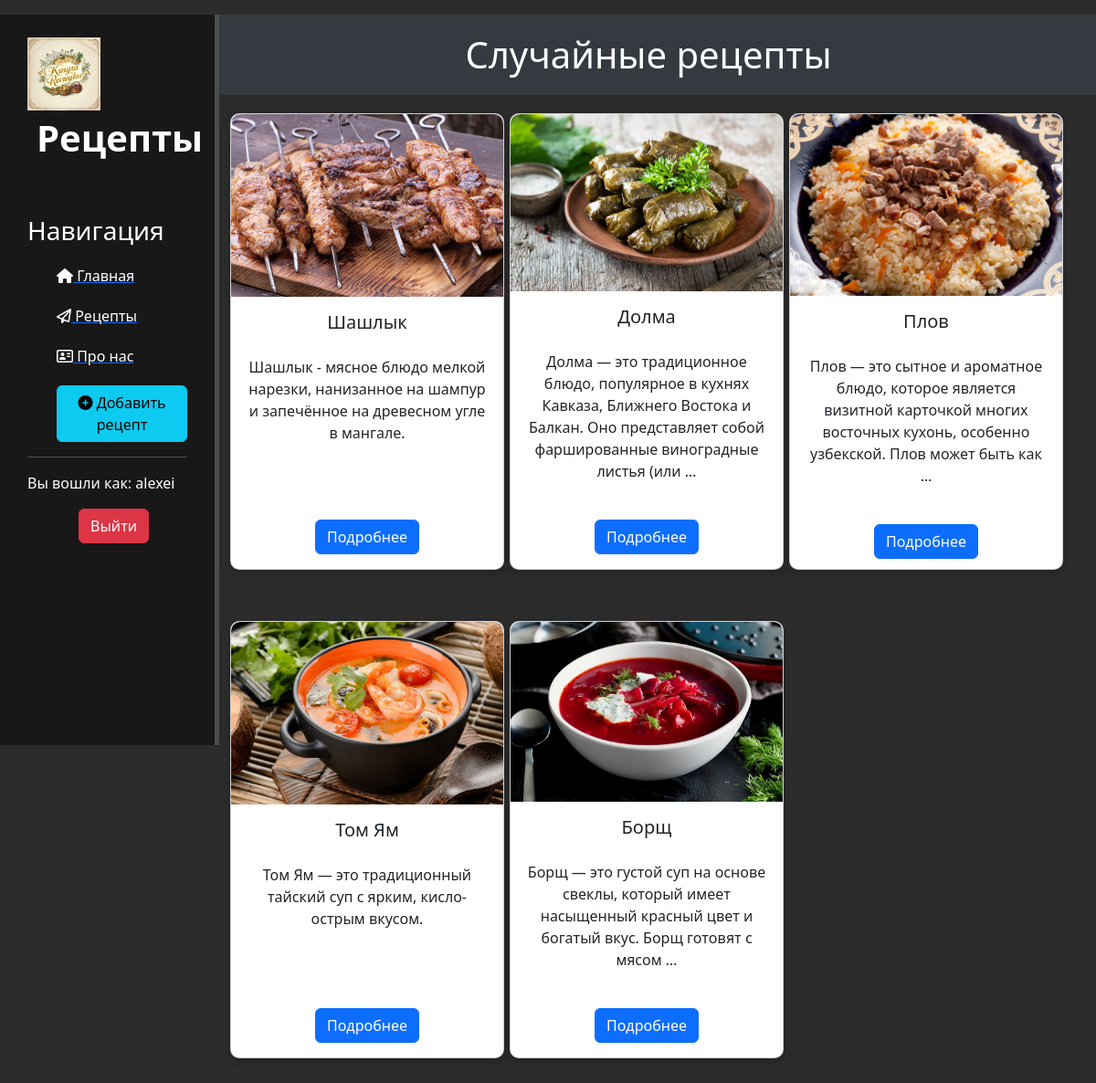
The app's page / (signed in) with its own data.
### recipes/models.py (models this page shows, shortened)
class Recipes(models.Model):
    title = models.CharField('Название', max_length=100)
    description = models.TextField('Описание', default='')
    steps = models.TextField('Шаги приготовления', default='')
    cooking_time = models.PositiveIntegerField('Время приготовления (мин)')
    ingredients = models.TextField('Ингредиенты', default='')
    image = models.ImageField('Изображение', upload_to='recipes/', blank=True, null=True)
    date = models.DateTimeField('Дата публикации', auto_now_add=True)
    author = models.ForeignKey(User, on_delete=models.CASCADE, verbose_name='Автор', default=1)
    class Meta:
        verbose_name = 'Рецепт'
        verbose_name_plural = 'Рецепты'

### main/views.py (the view)
# urls.py: path('', views.index, name='home'),
def index(request):
    all_recipes = list(Recipes.objects.all())
    random_recipes = random.sample(all_recipes, min(len(all_recipes), 5))
    data = {
        'title': 'Главная страница!',
        'random_recipes': random_recipes,  # Передаем в шаблон
    }
    return render(request, 'main/index.html', data)

### main/templates/main/index.html (shortened to what this page needs)
{% extends 'main/layout.html' %}
{% block content %}
<h1 class="random-recipes-title">Случайные рецепты</h1>
<div class="container">
    <div class="row">
        {% for recipe in random_recipes %}
        <div class="col-md-4">
            <div class="card">
                {% if recipe.image %}
                <img src="{{ recipe.image.url }}" class="card-img-top" alt="{{ recipe.title }}">
                {% endif %}
                <div class="card-body">
                    <h5 class="card-title">{{ recipe.title }}</h5>
                    <p class="card-text">{{ recipe.description|truncatewords:20 }}</p>
                    <a href="{% url 'recipes-detail' pk=recipe.pk %}" class="btn btn-primary">Подробнее</a>
                </div>
            </div>
        </div>
        {% endfor %}
    </div>
</div>
{% endblock %}

### main/templates/main/layout.html (shortened to what this page needs)
{% load static %}
<!doctype html>
<html lang="en">
<head>
    <link rel="stylesheet" href="https://cdn.jsdelivr.net/npm/bootstrap@5.3.3/dist/css/bootstrap.min.css">
    <link rel="stylesheet" href="{% static 'main/css/main.css' %}">
    <link rel="stylesheet" href="https://use.fontawesome.com/releases/v6.5.2/css/all.css">
</head>
<body>
    <aside>
        <img src="{% static 'main/img/logo.jpg' %}" alt="Лого">
        <span class="logo">Рецепты</span>
        <h3>Навигация</h3>
        <ul>
            <a href="{% url 'home' %}"><li><i class="fa-solid fa-house"></i> Главная</li></a>
            <a href="{% url 'recipes_home' %}"><li><i class="fa-regular fa-paper-plane"></i> Рецепты</li></a>
            <a href="{% url 'about' %}"><li><i class="fa-regular fa-address-card"></i> Про нас</li></a>
            <li>
                {% if user.is_authenticated %}
                    <a href="{% url 'create' %}" class="btn btn-info">
                        <i class="fas fa-plus-circle"></i> Добавить рецепт
                    </a>
                {% else %}
                    <a href="{% url 'login' %}" class="btn btn-secondary">
                        <i class="fas fa-sign-in-alt"></i> Войдите, чтобы добавить рецепт
                    </a>
                {% endif %}
            </li>
        </ul>
        <hr>
        <div>
            {% if user.is_authenticated %}
                <p>Вы вошли как: {{ user.username }}</p>
                <form action="{% url 'logout' %}" method="post" style="display:inline;">
                    <button type="submit" class="btn btn-danger">Выйти</button>
                </form>
            {% else %}
                <a href="{% url 'login' %}" class="btn btn-primary">Вход</a>
                <a href="{% url 'register' %}" class="btn btn-success">Регистрация</a>
            {% endif %}
        </div>
    </aside>
    <main>
        {% block content %}
        {% endblock %}
    </main>
</body>
</html>

### main/static/main/css/main.css (style rules this page uses)
body { background: #2c2c2c; }
aside { float: left; background: #181818; width: 20%; padding: 2.5%; height: 100vh; color: #fff; border-right: 5px solid #4d4d4d; }
aside img { width: 80px; float: left; position: relative; top: -5px; }
aside .logo { font-size: 40px; margin-left: 10px; font-weight: bold; position: relative; top: -5px; }
aside h3 { margin-top: 50px; font-size 28px; }
aside ul { list-style: none }
aside ul li { color: #fff; display: block; margin-top: 20px; transition: transform .6s ease; }
form { margin-left: 32%; width: 500px; margin-top: 50px; }
.random-recipes-title { color: #fff; background-color: #343a40; padding: 20px; text-align: center; margin-bottom: 20px; }
.card-body { display: flex; flex-wrap: wrap; gap: 15px; justify-content: center; flex-grow: 1; flex-direction: column; justify-content: space-between; }
.card { background: #fff; border-radius: 8px; overflow: hidden; width: 300px; text-align: center; margin-bottom: 50px; display: flex; flex-direction: column; justify-content: space-between; height: 90%; border-radius: 10px; box-shadow: 0px 4px 8px rgba(0, 0, 0, 0.2); }
.card-img-top { width: 100%; height: 200px; object-fit: cover; border-top-left-radius: 10px; border-top-right-radius: 10px; }
.card-title { font-size: 20px; margin-bottom: 10px; text-align: center; }
.card-text { flex-grow: 1; font-size: 16px; }
.card .btn { margin-top: 10px; align-self: center; }

### records on screen
Recipes: image (picture), title "Шашлык", description "Шашлык - мясное блюдо мелкой нарезки, нанизанное на шампур и запечённое на древесном угле в мангале."
Recipes: image (picture), title "Долма", description "Долма — это традиционное блюдо, популярное в кухнях Кавказа, Ближнего Востока и Балкан. Оно представляет собой фаршированные виноградные листья (или …"
Recipes: image (picture), title "Плов", description "Плов — это сытное и ароматное блюдо, которое является визитной карточкой многих восточных кухонь, особенно узбекской. Плов может быть как …"
Recipes: image (picture), title "Том Ям", description "Том Ям — это традиционный тайский суп с ярким, кисло-острым вкусом."
Recipes: image (picture), title "Борщ", description "Борщ — это густой суп на основе свеклы, который имеет насыщенный красный цвет и богатый вкус. Борщ готовят с мясом …"

### other values on screen
{{ user.username }} "alexei"
